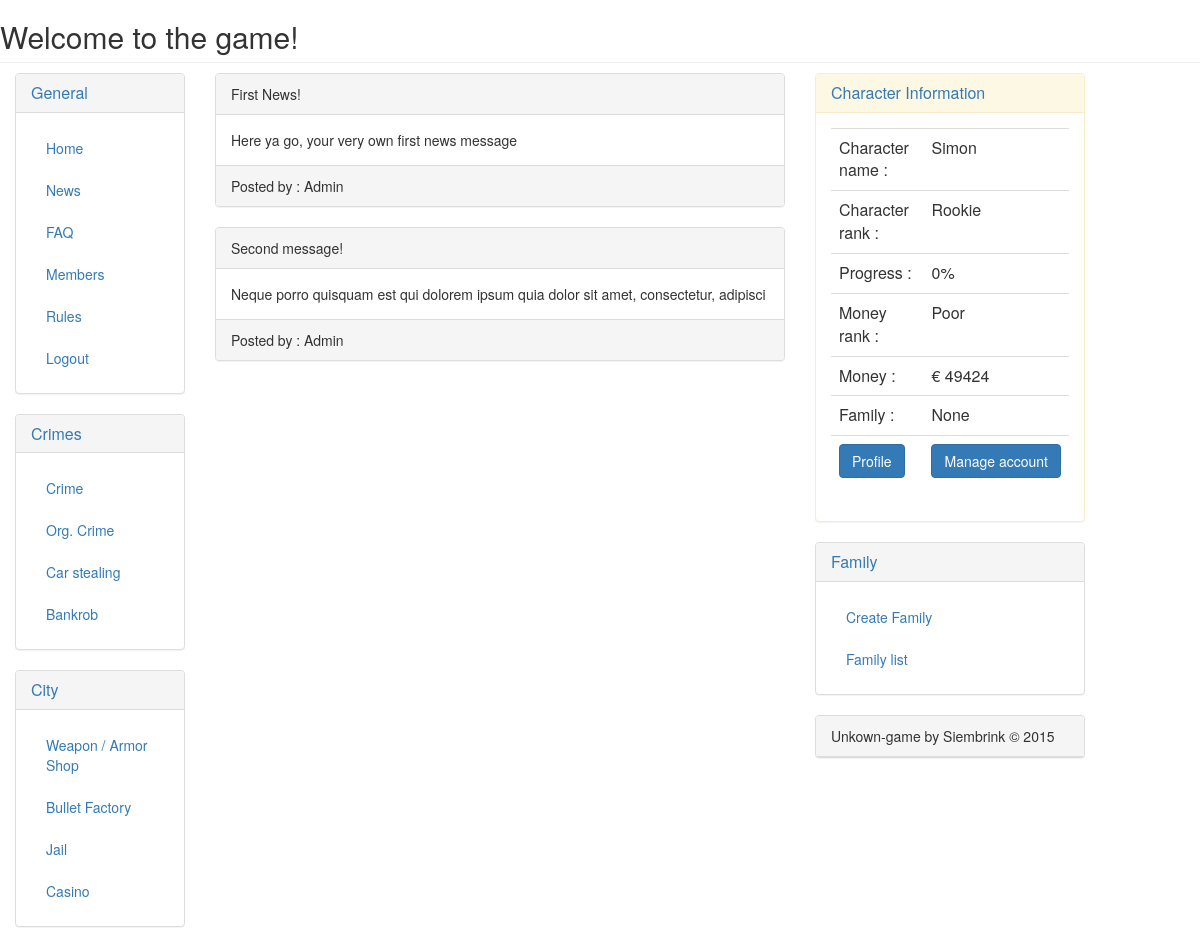
/game/news.php (signed in), run on an earlier commit of the app's database.
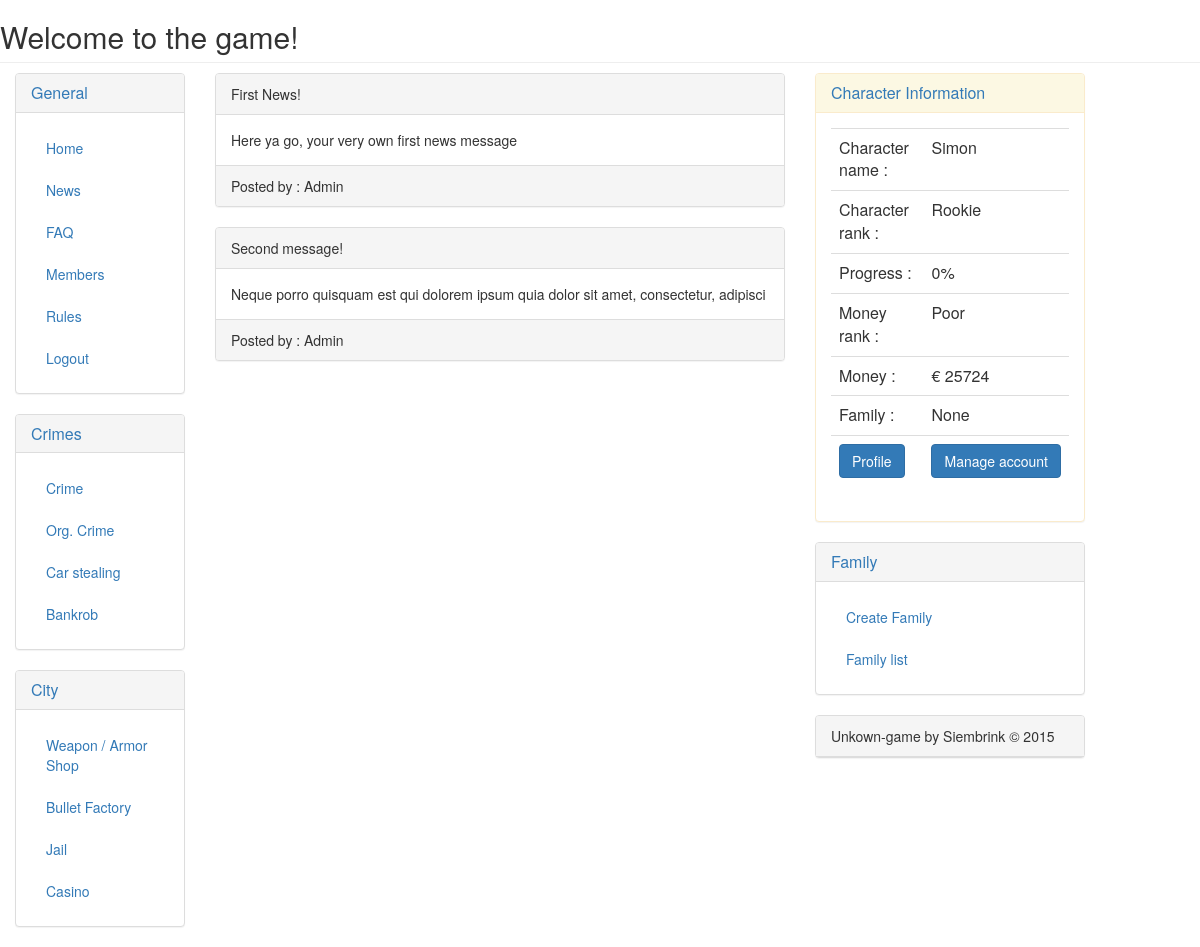
And on a later commit of the database.
### tables this page shows
CREATE TABLE IF NOT EXISTS `player` (
`id` int(11) NOT NULL,
  `player_name` varchar(30) NOT NULL,
  `rank` varchar(30) NOT NULL DEFAULT 'Rookie',
  `progress` int(2) NOT NULL DEFAULT '0',
  `family` varchar(30) NOT NULL DEFAULT 'None',
  `money` int(12) NOT NULL DEFAULT '10000',
  `banned` int(1) NOT NULL DEFAULT '0',
  `online` int(1) NOT NULL DEFAULT '0',
  `avatar` varchar(100) NOT NULL DEFAULT 'images/avatar/maffia_avatar.jpg',
  `profile_text` longtext NOT NULL,
  `crime1` varchar(30) NOT NULL,
  `crime2` varchar(30) NOT NULL,
  `crime3` varchar(30) NOT NULL,
  `crime4` varchar(30) NOT NULL,
  `weapon` varchar(30) NOT NULL,
  `armor` varchar(30) NOT NULL,
  `bullets` int(11) NOT NULL,
  `jail` varchar(30) NOT NULL
);

### game/includes/functions.php (called while the page is built, shortened)
<?php
function selectPlayer($connection, $username) {
    $select = mysqli_prepare($connection, "SELECT player_name, rank, progress, family, money, banned, avatar, profile_text FROM player WHERE player_name = ?");
    mysqli_stmt_bind_param($select, "s", $username);
    mysqli_stmt_execute($select);
    mysqli_stmt_bind_result($select, $username, $rank, $progress, $family, $money, $ban, $avatar, $text);
    return array($username, $rank, $progress, $family, $money, $ban, $avatar, $text);
}
function setUserWealth($money) {
    if ($money <= 50000) {
        return "Poor";
    } else if ($money > 50000) {
        return "Normal";
    } else if ($money > 100000) {
        return "Above normal";
    } else if ($money > 500000) {
        return "Rich";
    } else if ($money > 5000000) {
        return "Very Rich";
    } else if ($money > 50000000) {
        return "Extremly Rich";
    }
}

### game/news.php (the view, shortened to what the changed rows need)
<?php
include ("../includes/config.php");
include ("includes/functions.php");
?>
<html>
    <head>
        <link rel="stylesheet" type="text/css" href="../css/bootstrap.css">
        <link rel="stylesheet" type="text/css" href="../css/style.css">
    </head>
    <body>
        <div class="container-fluid">
            <div class="row">
                <div class="col-md-offset-0 main">
                    <h2 class="page-header">Welcome to the game!</h2>
                    <?php
                    include("layout/navside.php");
                    ?>
                    <?php
                    include ("layout/navright.php");
                    ?>
                </div>
            </div>
        </div>
    </body>
</html>

### game/layout/navright.php (shortened to what the changed rows need)
<?php
$character = selectPlayer($connection_world, $_SESSION['name']);
$money = setUserWealth($character[4]);
?><html>
    <head>
    </head>
    <body>
        <div class="col-sm-3 col-md-3 sidebar">
            <div class="panel panel-warning">
                <div id="collapse5" class="panel-collapse collapse in" role="tabpanel" aria-labelledby="heading5">
                    <div class="panel-body">
                        <table class="table">
                            <tr>
                                <td>Character name :</td>
                                <td><?php echo $character[0]; ?></td>
                            </tr>
                            <tr>
                                <td>Character rank :</td>
                                <td><?php echo $character[1]; ?></td>
                            </tr>
                            <tr>
                                <td>Progress :</td>
                                <td><?php echo $character[2]; ?>%</td>
                            </tr>
                            <tr>
                                <td>Money rank :</td>
                                <td><?php echo $money; ?></td>
                            </tr>
                            <tr>
                                <td>Money :</td>
                                <td>&euro; <?php echo $character[4]; ?></td>
                            </tr>
                            <tr>
                                <td>Family :</td>
                                <td><?php echo $character[3]; ?></td>
                            </tr>
                        </table>
                    </div>
                </div>
            </div>
        </div>
    </body>
</html>

What changed in the data, as far as the page shows it:
changed player "Simon": money "49424" → "25724"
